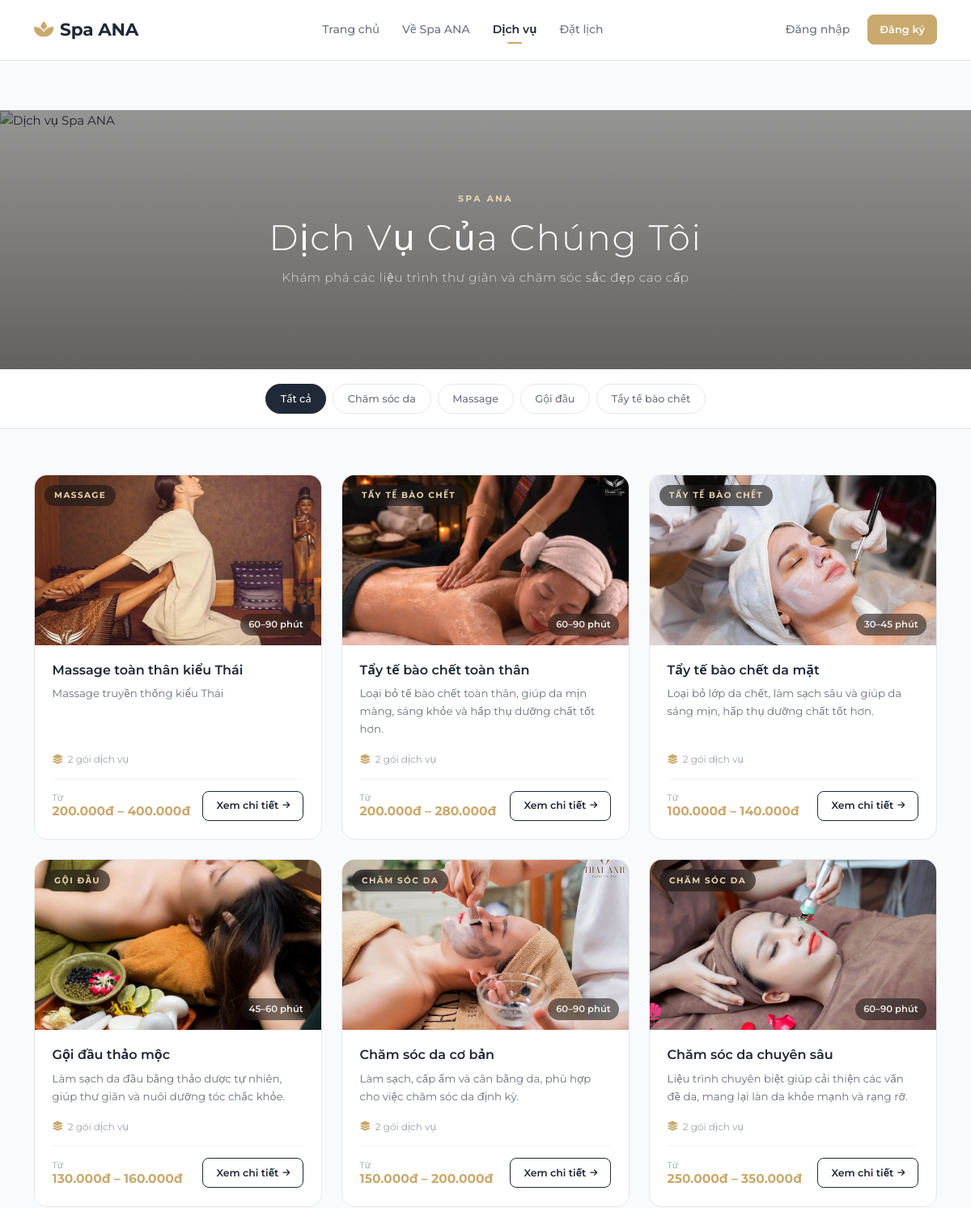
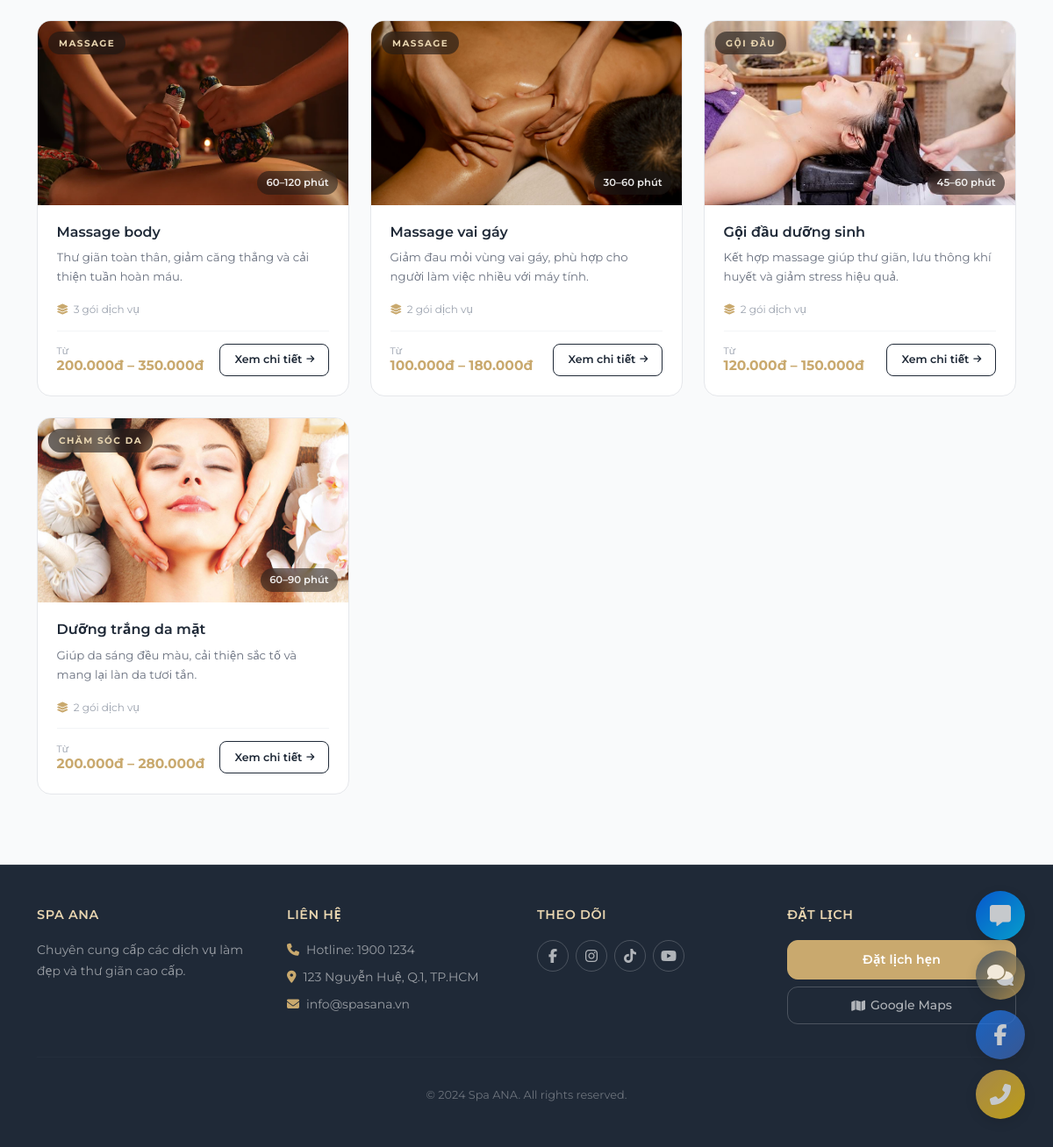
Page /services/ on the committed database (2 pictures, top to bottom).
### spa_services/models.py (models this page shows, shortened)
class ServiceCategory(models.Model):
    STATUS_CHOICES = [
        ('ACTIVE', 'Đang hoạt động'),
        ('INACTIVE', 'Ngừng hoạt động'),
    ]
    code = models.CharField(max_length=10, unique=True, verbose_name='Mã danh mục')
    name = models.CharField(max_length=100, unique=True, verbose_name='Tên danh mục')
    slug = models.SlugField(max_length=120, unique=True, blank=True, null=True, verbose_name='Slug')
    description = models.CharField(max_length=255, blank=True, null=True, verbose_name='Mô tả')
    status = models.CharField(max_length=20, choices=STATUS_CHOICES, default='ACTIVE', verbose_name='Trạng thái')
    sort_order = models.PositiveIntegerField(default=0, verbose_name='Thứ tự hiển thị')
    created_at = models.DateTimeField(auto_now_add=True, verbose_name='Thời điểm tạo')
    updated_at = models.DateTimeField(auto_now=True, null=True, blank=True, verbose_name='Thời điểm cập nhật')
    class Meta:
        db_table = 'service_categories'
        verbose_name = 'Danh mục dịch vụ'
        verbose_name_plural = 'Danh mục dịch vụ'
        ordering = ['sort_order', 'name']
        constraints = [
            models.CheckConstraint(
                check=models.Q(status__in=['ACTIVE', 'INACTIVE']),
                name='servicecategory_status_valid'
            ),
            models.CheckConstraint(
                check=models.Q(sort_order__gte=0),
                name='servicecategory_sort_order_non_negative'
            ),
        ]

class Service(models.Model):
    STATUS_CHOICES = [
        ('ACTIVE', 'Đang hoạt động'),
        ('INACTIVE', 'Ngừng hoạt động'),
    ]
    category = models.ForeignKey(
        ServiceCategory, on_delete=models.PROTECT,
        related_name='services', verbose_name='Danh mục'
    )
    code = models.CharField(max_length=10, unique=True, blank=True, verbose_name='Mã dịch vụ')
    name = models.CharField(max_length=150, verbose_name='Tên dịch vụ')
    slug = models.SlugField(max_length=150, unique=True, blank=True, null=True, verbose_name='Slug')
    short_description = models.CharField(max_length=255, blank=True, null=True, verbose_name='Mô tả ngắn')
    description = models.TextField(blank=True, null=True, verbose_name='Mô tả chi tiết')
    status = models.CharField(max_length=20, choices=STATUS_CHOICES, default='ACTIVE', verbose_name='Trạng thái')
    image = models.ImageField(
        upload_to='services/',
        blank=True,
        null=True,
        verbose_name='Hình ảnh dịch vụ'
    )
    created_by = models.ForeignKey(
        User, on_delete=models.PROTECT,
        related_name='services_created', verbose_name='Người tạo'
    )
    updated_by = models.ForeignKey(
        User, on_delete=models.SET_NULL,
        null=True, blank=True,
        related_name='services_updated', verbose_name='Người cập nhật'
    )
    created_at = models.DateTimeField(auto_now_add=True, verbose_name='Thời điểm tạo')
    updated_at = models.DateTimeField(auto_now=True, null=True, blank=True, verbose_name='Thời điểm cập nhật')
    class Meta:
        db_table = 'services'
        verbose_name = 'Dịch vụ'
        verbose_name_plural = 'Dịch vụ'
        ordering = ['-created_at']
        constraints = [
            models.CheckConstraint(
                check=models.Q(status__in=['ACTIVE', 'INACTIVE']),
                name='service_status_valid'
            ),
        ]
    def get_image_url(self):
        if self.image:
            try:
                return self.image.url
            except Exception:
                pass
        return "https://images.unsplash.com/photo-1570172619644-dfd03ed5d881?w=400"

### spa_services/views.py (the view)
# urls.py: path('services/', views.service_list, name='service_list'),
def service_list(request):
    from .models import ServiceCategory
    from django.db.models import Min, Max, Count
    services = (
        Service.objects
        .filter(status='ACTIVE')
        .select_related('category')
        .prefetch_related('variants')
        .annotate(
            min_price=Min('variants__price', filter=Q(variants__is_active=True)),
            max_price=Max('variants__price', filter=Q(variants__is_active=True)),
            min_duration=Min('variants__duration_minutes', filter=Q(variants__is_active=True)),
            max_duration=Max('variants__duration_minutes', filter=Q(variants__is_active=True)),
            variant_count=Count('variants', filter=Q(variants__is_active=True)),
        )
        .order_by('-created_at')
    )
    categories = ServiceCategory.objects.filter(status='ACTIVE').order_by('sort_order', 'name')
    return render(request, 'spa_services/services.html', {
        'services': services,
        'categories': categories,
    })

### core/templatetags/spa_filters.py (called while the page is built)
@register.filter
def vnd(value):
    try:
        amount = int(float(value))
        return f"{amount:,}đ".replace(",", ".")
    except (ValueError, TypeError):
        return value

### templates/spa_services/services.html (shortened to what this page needs)
{% extends 'spa/base.html' %}
{% load spa_filters %}
{% block content %}
<div class="sl-hero">
  <img class="sl-hero__img"
       src="https://images.unsplash.com/photo-1540555700478-4be289fbecef?w=1920"
       alt="Dịch vụ Spa ANA">
  <div class="sl-hero__overlay"></div>
  <div class="sl-hero__content">
    <span class="sl-hero__eyebrow">Spa ANA</span>
    <h1 class="sl-hero__title">Dịch Vụ Của Chúng Tôi</h1>
    <p class="sl-hero__sub">Khám phá các liệu trình thư giãn và chăm sóc sắc đẹp cao cấp</p>
  </div>
</div>
<div class="sl-filter">
  <div class="container">
    <div class="sl-filter__inner">
      <button class="sl-filter-btn is-active" onclick="filterServices('all', this)">Tất cả</button>
      {% for cat in categories %}
      <button class="sl-filter-btn" onclick="filterServices('{{ cat.code }}', this)">{{ cat.name }}</button>
      {% endfor %}
    </div>
  </div>
</div>
<section class="sl-section">
  <div class="container">
    <div class="row g-4" id="servicesGrid">
      {% for service in services %}
      <div class="col-sm-6 col-lg-4 service-item" data-category="{{ service.category.code }}">
        {% include 'spa/includes/_service_card.html' with service=service %}
      </div>
      {% empty %}
      <div class="col-12 sl-empty">
        <i class="fas fa-spa"></i>
        <p>Chưa có dịch vụ nào.</p>
      </div>
      {% endfor %}
    </div>
  </div>
</section>
{% endblock %}

### templates/spa/includes/_service_card.html
{% load spa_filters %}
<div class="sl-card">
  <div class="sl-card__img-wrap">
    <span class="sl-card__cat">{{ service.category.name }}</span>
    <img class="sl-card__img"
         src="{{ service.get_image_url }}"
         alt="{{ service.name }}"
         loading="lazy">
    {% if service.min_duration %}
    <span class="sl-card__duration">
      {% if service.min_duration == service.max_duration %}
        {{ service.min_duration }} phút
      {% else %}
        {{ service.min_duration }}–{{ service.max_duration }} phút
      {% endif %}
    </span>
    {% endif %}
  </div>
  <div class="sl-card__body">
    <h3 class="sl-card__name">{{ service.name }}</h3>
    <p class="sl-card__desc">{{ service.short_description|default:service.description }}</p>
    {% if service.variant_count %}
    <p class="sl-card__meta">
      <i class="fas fa-layer-group"></i>
      {{ service.variant_count }} gói dịch vụ
    </p>
    {% endif %}
    <div class="sl-card__footer">
      <div class="sl-card__price">
        {% if service.min_price %}
          <span class="sl-card__price-label">Từ</span>
          {% if service.min_price == service.max_price %}
            {{ service.min_price|vnd }}
          {% else %}
            {{ service.min_price|vnd }} – {{ service.max_price|vnd }}
          {% endif %}
        {% else %}
          Liên hệ
        {% endif %}
      </div>
      <a href="{% url 'spa_services:service_detail' service.id %}" class="sl-card__cta">
        Xem chi tiết <i class="fas fa-arrow-right" style="font-size:.65rem;"></i>
      </a>
    </div>
  </div>
</div>

### static/css/style.css (style rules this page uses)
:root { --gold: #c9a96e; --gold-light: #e8d5b0; --gold-muted: rgba(201,169,110,.10); --gold-hover: #b8935a; --gold-border: rgba(201,169,110,.30); --text-primary: #1f2937; --text-secondary: #6b7280; --text-muted: #9ca3af; --bg-page: #f9fafb; --bg-white: #ffffff; --bg-subtle: #f3f4f6; --bg-hover: #f0f0ee; --status-pending-bg: #fefce8; --status-pending-text: #92400e; --status-confirm-bg: #eff6ff; --status-confirm-text: #1e40af; --status-done-bg: #f0fdf4; --status-done-text: #166534; --status-cancel-bg: #fff1f2; --status-cancel-text: #9f1239; --danger: #ef4444; --danger-light: #fee2e2; --danger-text: #991b1b; --success: #22c55e; --success-light: #dcfce7; --success-text: #166534; --warning-light: #fefce8; --warning-text: #92400e; --border: #e5e7eb; --shadow-xs: 0 1px 3px rgba(0,0,0,.05); --shadow-sm: 0 2px 8px rgba(0,0,0,.07); --shadow-md: 0 4px 16px rgba(0,0,0,.09); --shadow-gold: 0 4px 16px rgba(201,169,110,.20); --r-sm: 8px; --r-md: 12px; --r-lg: 16px; --r-xl: 20px; --r-pill: 999px; --sp-xs: 8px; --sp-sm: 12px; --sp-md: 20px; --sp-lg: 28px; --sp-xl: 40px; --font-ui: 'Montserrat', system-ui, sans-serif; --ease: all .2s ease; --navbar-h: 68px; }
*, *::before, *::after { box-sizing: border-box; margin: 0; padding: 0; }
body { font-family: var(--font-ui); font-size: 15px; line-height: 1.65; color: var(--text-primary); background: var(--bg-page); -webkit-font-smoothing: antialiased; overflow-x: hidden; }
a { text-decoration: none; transition: var(--ease); }
button { font-family: var(--font-ui); }
img { max-width: 100%; }
.sl-card { background: var(--bg-white); border: 1px solid var(--border); border-radius: var(--r-lg); overflow: hidden; display: flex; flex-direction: column; height: 100%; transition: box-shadow .22s, transform .22s, border-color .22s; }
.sl-card__img-wrap { position: relative; height: 210px; overflow: hidden; }
.sl-card__img { width: 100%; height: 100%; object-fit: cover; display: block; transition: transform .5s ease; }
.sl-card__cat { position: absolute; top: 12px; left: 12px; background: rgba(28,25,23,.62); backdrop-filter: blur(6px); color: var(--gold-light); font-size: .65rem; font-weight: 700; letter-spacing: .14em; text-transform: uppercase; padding: .3rem .75rem; border-radius: var(--r-pill); }
.sl-card__duration { position: absolute; bottom: 12px; right: 12px; background: rgba(28,25,23,.55); backdrop-filter: blur(6px); color: rgba(255,255,255,.9); font-size: .72rem; font-weight: 600; padding: .25rem .65rem; border-radius: var(--r-pill); }
.sl-card__body { padding: 1.25rem 1.35rem 1.4rem; display: flex; flex-direction: column; flex: 1; }
.sl-card__name { font-size: 1rem; font-weight: 600; color: var(--text-primary); margin: 0 0 .5rem; line-height: 1.35; }
.sl-card__desc { font-size: .83rem; color: var(--text-secondary); line-height: 1.65; flex: 1; display: -webkit-box; -webkit-line-clamp: 3; -webkit-box-orient: vertical; overflow: hidden; margin: 0 0 1rem; }
.sl-card__meta { font-size: .75rem; color: var(--text-muted); margin-bottom: .875rem; display: flex; align-items: center; gap: .35rem; }
.sl-card__meta i { color: var(--gold); }
.sl-card__footer { display: flex; align-items: center; justify-content: space-between; padding-top: .875rem; border-top: 1px solid var(--bg-subtle); margin-top: auto; }
.sl-card__price { font-size: .97rem; font-weight: 700; color: var(--gold); line-height: 1.2; }
.sl-card__price-label { font-size: .68rem; font-weight: 400; color: var(--text-muted); display: block; margin-bottom: 1px; }
.sl-card__cta { display: inline-flex; align-items: center; gap: 5px; padding: .45rem 1rem; border: 1.5px solid var(--text-primary); border-radius: var(--r-sm); font-size: .78rem; font-weight: 600; color: var(--text-primary); text-decoration: none; transition: var(--ease); white-space: nowrap; }

### rows in the picture
ServiceCategory: name "Chăm sóc da"
ServiceCategory: name "Massage"
ServiceCategory: name "Gội đầu"
ServiceCategory: name "Tẩy tế bào chết"
Service: category.name "MASSAGE", get_image_url (picture), min_duration "60", max_duration "90", name "Massage toàn thân kiểu Thái", short_description "Massage truyền thống kiểu Thái", variant_count "2", min_price|vnd "200.000đ", max_price|vnd "400.000đ"
Service: category.name "TẨY TẾ BÀO CHẾT", get_image_url (picture), min_duration "60", max_duration "90", name "Tẩy tế bào chết toàn thân", short_description "Loại bỏ tế bào chết toàn thân, giúp da mịn màng, sáng khỏe và hấp thụ dưỡng chất tốt hơn.", variant_count "2", min_price|vnd "200.000đ", max_price|vnd "280.000đ"
Service: category.name "TẨY TẾ BÀO CHẾT", get_image_url (picture), min_duration "30", max_duration "45", name "Tẩy tế bào chết da mặt", short_description "Loại bỏ lớp da chết, làm sạch sâu và giúp da sáng mịn, hấp thụ dưỡng chất tốt hơn.", variant_count "2", min_price|vnd "100.000đ", max_price|vnd "140.000đ"
Service: category.name "GỘI ĐẦU", get_image_url (picture), min_duration "45", max_duration "60", name "Gội đầu thảo mộc", short_description "Làm sạch da đầu bằng thảo dược tự nhiên, giúp thư giãn và nuôi dưỡng tóc chắc khỏe.", variant_count "2", min_price|vnd "130.000đ", max_price|vnd "160.000đ"
Service: category.name "CHĂM SÓC DA", get_image_url (picture), min_duration "60", max_duration "90", name "Chăm sóc da cơ bản", short_description "Làm sạch, cấp ẩm và cân bằng da, phù hợp cho việc chăm sóc da định kỳ.", variant_count "2", min_price|vnd "150.000đ", max_price|vnd "200.000đ"
Service: category.name "CHĂM SÓC DA", get_image_url (picture), min_duration "60", max_duration "90", name "Chăm sóc da chuyên sâu", short_description "Liệu trình chuyên biệt giúp cải thiện các vấn đề da, mang lại làn da khỏe mạnh và rạng rỡ.", variant_count "2", min_price|vnd "250.000đ", max_price|vnd "350.000đ"
Service: category.name "MASSAGE", get_image_url (picture), min_duration "60", max_duration "120", name "Massage body", short_description "Thư giãn toàn thân, giảm căng thẳng và cải thiện tuần hoàn máu.", variant_count "3", min_price|vnd "200.000đ", max_price|vnd "350.000đ"
Service: category.name "MASSAGE", get_image_url (picture), min_duration "30", max_duration "60", name "Massage vai gáy", short_description "Giảm đau mỏi vùng vai gáy, phù hợp cho người làm việc nhiều với máy tính.", variant_count "2", min_price|vnd "100.000đ", max_price|vnd "180.000đ"
Service: category.name "GỘI ĐẦU", get_image_url (picture), min_duration "45", max_duration "60", name "Gội đầu dưỡng sinh", short_description "Kết hợp massage giúp thư giãn, lưu thông khí huyết và giảm stress hiệu quả.", variant_count "2", min_price|vnd "120.000đ", max_price|vnd "150.000đ"
Service: category.name "CHĂM SÓC DA", get_image_url (picture), min_duration "60", max_duration "90", name "Dưỡng trắng da mặt", short_description "Giúp da sáng đều màu, cải thiện sắc tố và mang lại làn da tươi tắn.", variant_count "2", min_price|vnd "200.000đ", max_price|vnd "280.000đ"
